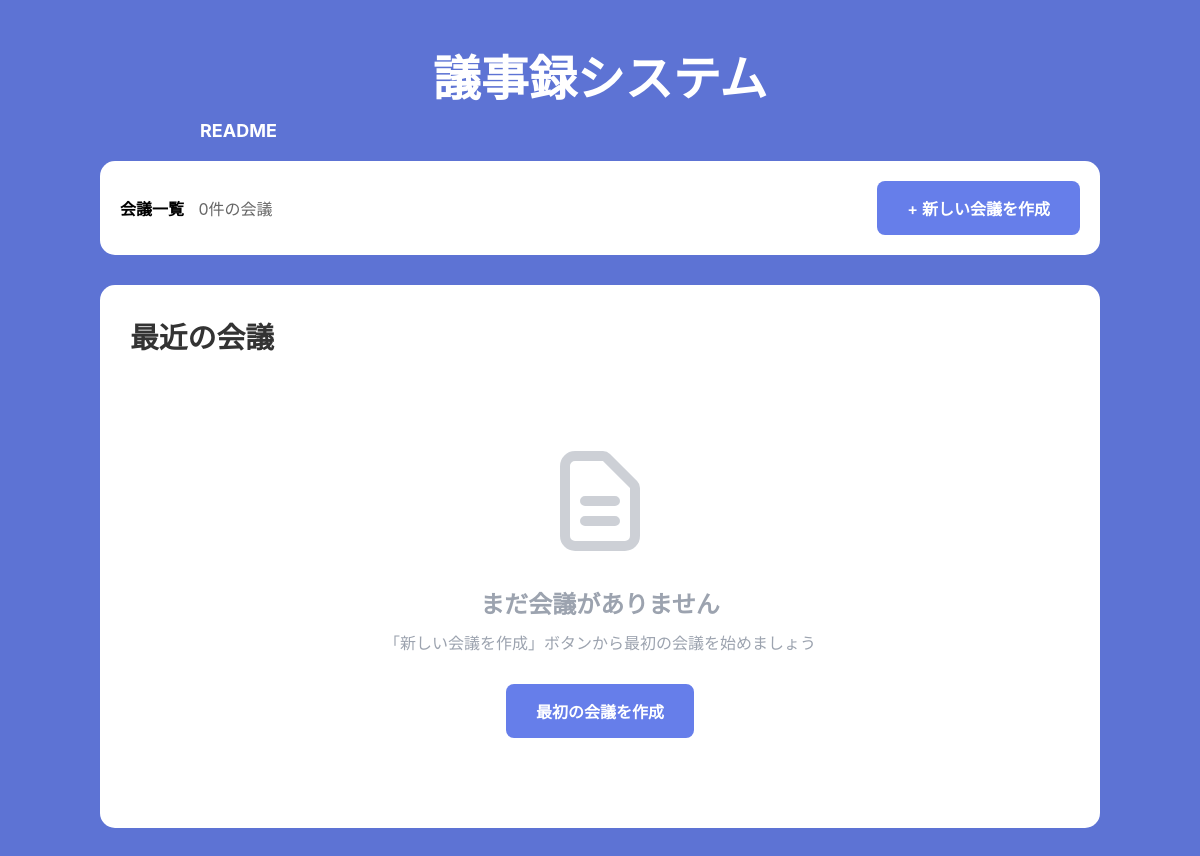
Before: / with the older database file.
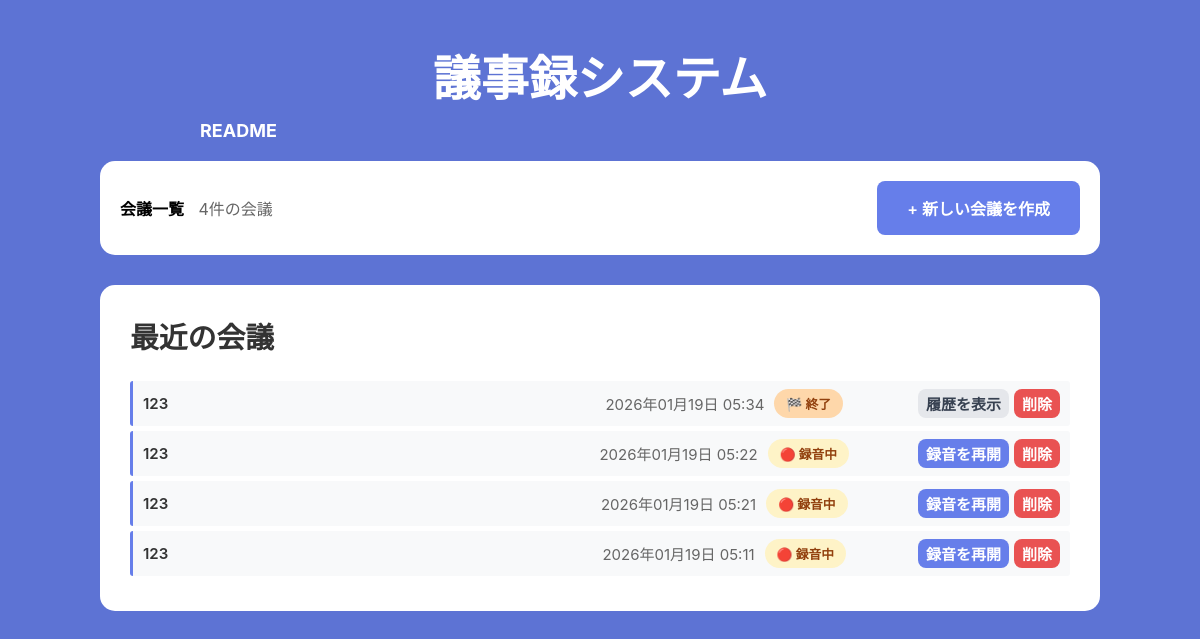
After: the same page with the newer database file.
### minutes/models.py (models this page shows, shortened)
class Meeting(models.Model):
    title = models.CharField(max_length=200)
    created_at = models.DateTimeField(auto_now_add=True)
    created_by = models.ForeignKey(User, on_delete=models.CASCADE, null=True, blank=True)
    duration_seconds = models.IntegerField(default=0)
    status = models.CharField(
        max_length=20,
        choices=[
            ('recording', '録音中'),
            ('processing', '処理中'),
            ('completed', '完了'),
        ],
        default='recording'
    )
    current_phase = models.CharField(
        max_length=20,
        choices=[
            ('introduction', '導入'),
            ('sharing', '共有'),
            ('discussion', '議論'),
            ('summary', 'まとめ'),
        ],
        default='introduction'
    )
    start_time = models.DateTimeField(null=True, blank=True)
    use_facilitator = models.BooleanField(default=False, help_text='AIファシリテーター機能を有効にする')
    use_timekeeper = models.BooleanField(default=True, help_text='タイムキーパー機能を有効にする')
    is_ended = models.BooleanField(default=False, help_text='会議が終了したかどうか')
    class Meta:
        ordering = ['-created_at']

### minutes/views.py (the view)
# urls.py: path('', views.index, name='index'),
def index(request):
    meetings = Meeting.objects.all()
    return render(request, 'minutes/index.html', {'meetings': meetings})

### templates/minutes/index.html (shortened to what this page needs)
<!DOCTYPE html>
<html lang="ja">
<head>
</head>
<body>
    <div class="container">
        <div class="header">
            <h1>議事録システム</h1>
            <a class="readme" href="/readme/" style="color: white; text-decoration: none; font-size: 18px; font-weight: bold; align-self: flex-start; margin-left: 10%;">README</a>
        </div>
        <div class="action-bar">
            <div>
                <strong>会議一覧</strong>
                <span style="color: #666; margin-left: 10px;">{{ meetings|length }}件の会議</span>
            </div>
            <a href="/create/" class="btn btn-primary">+ 新しい会議を作成</a>
        </div>
        <div class="meetings-list">
            <h2>最近の会議</h2>
            {% if meetings %}
                {% for meeting in meetings %}
                <div class="meeting-card {% if meeting.is_ended %}ended-meeting{% endif %}">
                    <div class="meeting-title">{{ meeting.title }}</div>
                    <div class="meeting-meta">
                        <span>
                            {{ meeting.created_at|date:"Y年m月d日 H:i" }}
                        </span>
                        <span>
                            {% if meeting.is_ended %}
                                <span class="status-badge status-ended">🏁 終了</span>
                            {% elif meeting.status == 'recording' %}
                                <span class="status-badge status-recording">🔴 録音中</span>
                            {% elif meeting.status == 'processing' %}
                                <span class="status-badge status-processing">⚙️ 処理中</span>
                            {% elif meeting.status == 'completed' %}
                                <span class="status-badge status-completed">✅ 完了</span>
                            {% endif %}
                        </span>
                    </div>
                    <div class="meeting-actions">
                        {% if meeting.is_ended %}
                            <a href="/meeting/{{ meeting.id }}/detail/" class="btn btn-secondary btn-small">履歴を表示</a>
                        {% elif meeting.status == 'recording' %}
                            <a href="/meeting/{{ meeting.id }}/" class="btn btn-primary btn-small">録音を再開</a>
                        {% else %}
                            <a href="/meeting/{{ meeting.id }}/detail/" class="btn btn-primary btn-small">議事録を見る</a>
                        {% endif %}
                        <button class="btn btn-danger btn-small" onclick="deleteMeeting({{ meeting.id }})">削除</button>
                    </div>
                </div>
                {% endfor %}
            {% else %}
                <div class="empty-state">
                    <svg xmlns="http://www.w3.org/2000/svg" fill="none" viewBox="0 0 24 24" stroke="currentColor">
                        <path stroke-linecap="round" stroke-linejoin="round" stroke-width="2" d="M9 12h6m-6 4h6m2 5H7a2 2 0 01-2-2V5a2 2 0 012-2h5.586a1 1 0 01.707.293l5.414 5.414a1 1 0 01.293.707V19a2 2 0 01-2 2z" />
                    </svg>
                    <h3>まだ会議がありません</h3>
                    <p>「新しい会議を作成」ボタンから最初の会議を始めましょう</p>
                    <a href="/create/" class="btn btn-primary">最初の会議を作成</a>
                </div>
            {% endif %}
        </div>
    </div>
</body>
</html>

### templates/minutes/index.html (style rules this page uses)
* { margin: 0; padding: 0; box-sizing: border-box; }
body { font-family: -apple-system, BlinkMacSystemFont, 'Segoe UI', sans-serif; background: rgb(93, 115, 212); min-height: 100vh; padding: 40px 20px; }
.container { max-width: 1000px; margin: 0 auto; }
.header { text-align: center; color: white; margin-bottom: 20px; display: flex; flex-direction: column; justify-content: center; align-items: center; }
.header h1 { font-size: 3em; margin-bottom: 10px; }
.action-bar { background: white; padding: 20px; border-radius: 15px; margin-bottom: 30px; display: flex; justify-content: space-between; align-items: center; }
.btn { padding: 15px 30px; border: none; border-radius: 8px; font-size: 16px; font-weight: 600; cursor: pointer; text-decoration: none; display: inline-block; transition: all 0.3s; }
.btn-primary { background: rgb(102, 126, 234); color: white; }
.meetings-list { background: white; padding: 30px; border-radius: 15px; }
.meetings-list h2 { margin-bottom: 25px; color: #333; font-size: 1.8em; }
.meeting-card { background: #f8f9fa; padding: 8px 10px; border-radius: 3px; margin-bottom: 5px; border-left: 3px solid #667eea; transition: all 0.3s; display: flex; align-items: center; justify-content: space-between; font-size: 15px; }
.meeting-title { font-size: 1em; font-weight: 600; color: #333; margin: 0; flex: 1; }
.meeting-meta { display: flex; gap: 10px; color: #666; font-size: 1em; margin: 0; flex: 1; justify-content: center; }
.meeting-meta span { display: flex; align-items: center; gap: 5px; }
.status-badge { display: inline-block; padding: 5px 12px; border-radius: 20px; font-size: 0.85em; font-weight: 600; }
.status-recording { background: #fef3c7; color: #92400e; }
.status-ended { background: #fed7aa; color: #92400e; }
.meeting-actions { display: flex; gap: 5px; margin: 0; flex-shrink: 0; }
.btn-small { padding: 4px 8px; font-size: 15px; }
.btn-secondary { background: #e5e7eb; color: #374151; }
.btn-danger { background: #e95252; color: white; }

Changed rows visible on the page:
added Meeting: title "123", created_at "2026年01月19日 05:34", is_ended "🏁 終了"
added Meeting: title "123", created_at "2026年01月19日 05:22", is_ended "🔴 録音中"
added Meeting: title "123", created_at "2026年01月19日 05:21", is_ended "🔴 録音中"
added Meeting: title "123", created_at "2026年01月19日 05:11", is_ended "🔴 録音中"
Other visible differences:
{{ meetings|length }}: "0" → "4"
text no longer shown: "まだ会議がありません 「新しい会議を作成」ボタンから最初の会議を始めましょう 最初の会議を作成"
